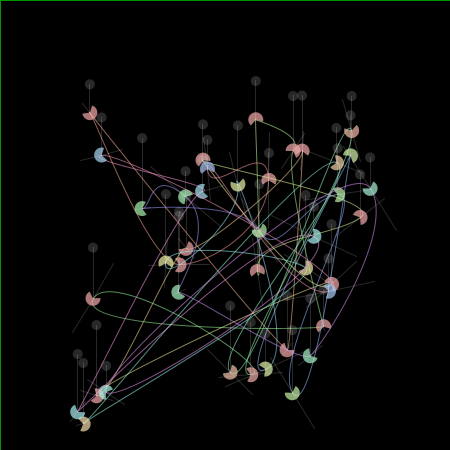
Frame 1 (no input)
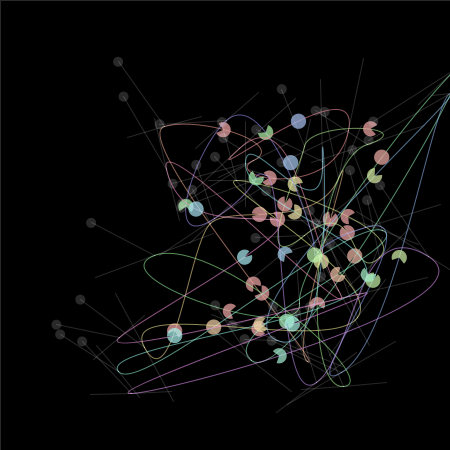
Frame 60 (the mouse pressed at the canvas centre just before this capture)
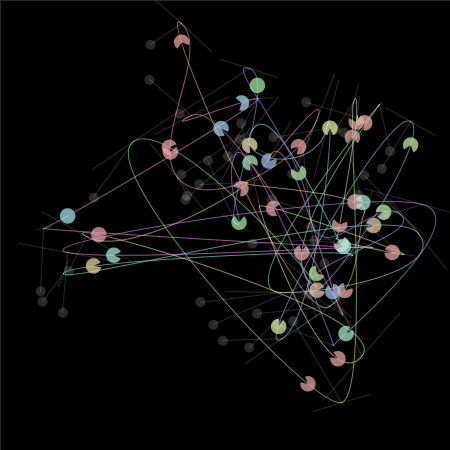
Frame 120 (the mouse held since frame 60 and released just before this capture)

The Processing sketch that drew these frames (run headless with seeded random() and noise(); from frame 60 on, the mouse is pressed at the canvas centre):

// Processing sketch: processing_55936
// ── processing_55936.pde

int n = 10;
float t = 0;
float dt = 0.01;

class Point {
  public float ix, iy, imr, imt;
  public float x, y;
  public float mr, mt;
  public float fx, fy, fmr, fmt;
  public float rx, ry, rmr, rmt;
  
  public Point() {
    x = ix = random(-width/3, width/3);
    y = iy = random(-height/3, height/3);
    
    mr = imr = random(0, 50);
    mt = imt = random(0, 2 * PI);
    
    fx = random(0.2, 3);
    fy = random(0.1, 2);
    fmr = random(0.5, 5);
    fmt = random(0.7, 4);
    
    rx = random(50, 80);
    ry = random(50, 200);
    rmr = random(20, 50);
    rmt = random(0, 2 * PI);
  }
  
  public void calc(float t) {
    x = ix + rx * sin(fx * t);
    y = iy + rx * cos(fx * t + 1.1 * cos(t + rmt));
    mr = imr + rmr * sin(fmr * t);
    mt = imt + rmt * sin(fmt * t + cos(fmt * t + rmt));
  }
}

class Bezier {
  Point[] points;
  
  public Bezier(int n) {
    points = new Point[n];
    
    int i;
    for (i = 0; i < points.length; i++) {
      points[i] = new Point();
    }
  }
  
  public void draw(float t) {
    int i;
    float ax, ay, bx, by, mat, mar, mbt, mbr;
    
    for (i = 0; i < points.length; i++) {
      points[i].calc(t);
    }
    
    for (i = 0; i < points.length; i++) {
      stroke(i * 360 / points.length, 40, 95, 150);
        
      int next = (i + 1) % points.length;
    
      ax = points[i].x;
      ay = points[i].y;
      bx = points[next].x;
      by = points[next].y;
    
      mar = points[i].mr;
      mat = points[i].mt;
      mbr = points[next].mr;
      mbt = points[next].mt + PI;
      
      float x2, y2, x3, y3, xx, yy;
      
      //noStroke();
      bezier(
        ax,
        ay,
        x2 = ax + mar * cos(mat),
        y2 = ay + mar * sin(mat),
        x3 = bx + mbr * cos(mbt),
        y3 = by + mbr * sin(mbt),
        bx,
        by
      );
      
      fill(i * 360 / points.length - 130, 30, 95, 180);
      noStroke();
      
      xx = bezierPoint(ax, x2, x3, bx, t % 1);
      yy = bezierPoint(ay, y2, y3, by, t % 1);
      float tx = bezierTangent(ax, x2, x3, bx, t % 1);
      float ty = bezierTangent(ay, y2, y3, by, t % 1);
      float ta = atan2(ty, tx);
      float ta1 = ta + 0.5 * (cos(mbr * t / 2) + 1);
      float ta2 = ta - 0.5 * (cos(mbr * t / 2) + 1) + 2 * PI;
      float rr;
      arc(xx, yy, rr = 15 + 10 * sin(t / 24), rr, ta1, ta2);
      
      fill(0, 0, 100, 40);
      ellipse(points[i].ix, points[i].iy, 10, 10);
      stroke(0, 0, 100, 40);
      line(points[i].ix, points[i].iy, points[i].x, points[i].y);
      line(ax, ay, x2, y2);
      line(bx, by, x3, y3);
      
      noFill();
    }
  }
}

Bezier be; 

void setup() {
  size(450, 450);
  
  colorMode(HSB, 360, 100, 100);
  background(0);
  smooth();
  
  stroke(120, 100, 100, 150);
  strokeWeight(1);  
  
  be = new Bezier(40);
  
  //noLoop();
}

void draw() {
  fill(0, 0, 0, 250);
  rect(0, 0, width, height);
  
  noFill();

  randomSeed(117);
  
  translate(width / 2, height / 2);
  rotate(PI/ 10 * t);

  be.draw(t);  
  
  t += dt;
}
